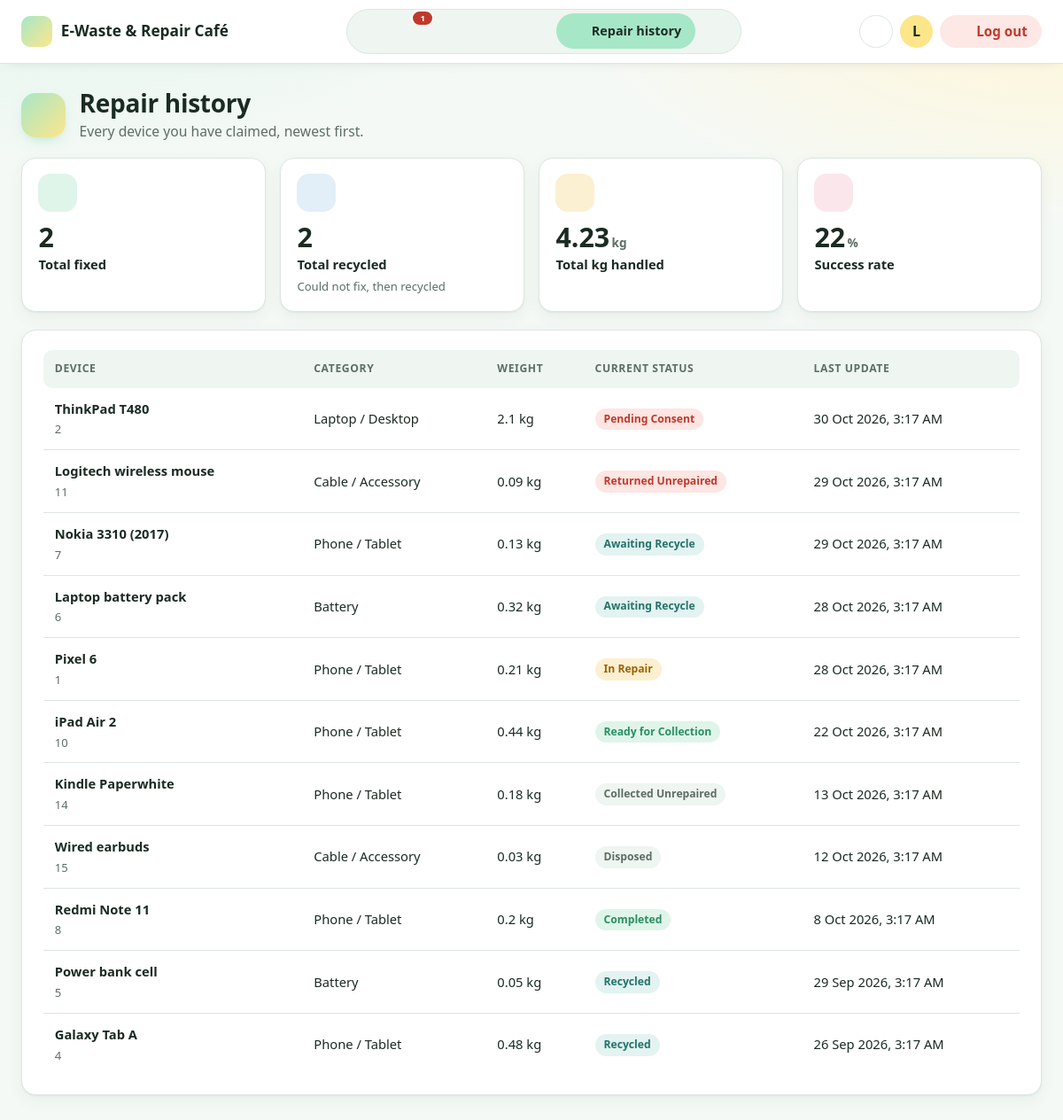
Page /volunteer/history.php (signed in) on the earlier database version.
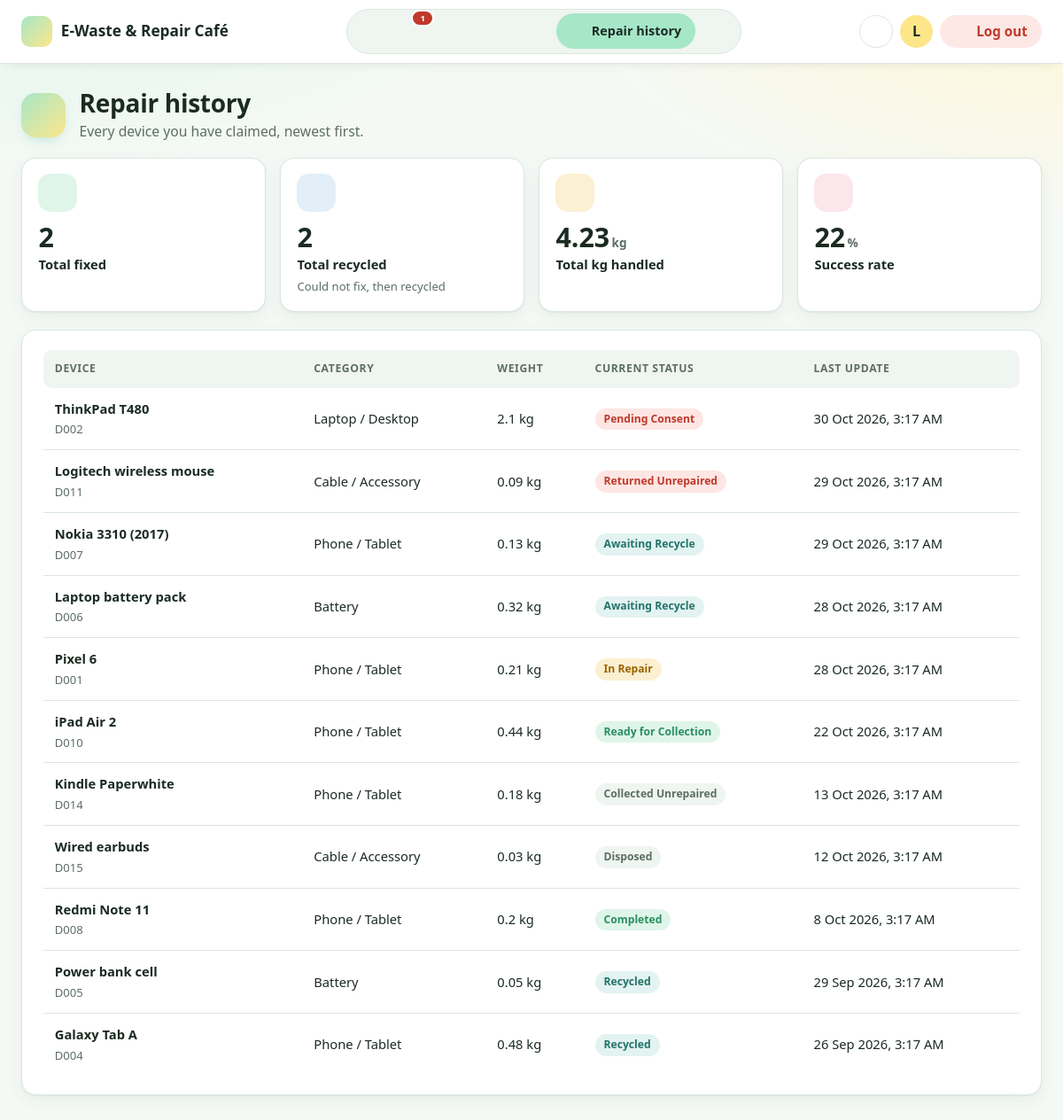
Same page on the later database version.
### tables this page shows
CREATE TABLE devices (
  deviceID           VARCHAR(10)    NOT NULL,
  submitted_by       VARCHAR(10)  NOT NULL,
  categoryID         VARCHAR(10)    NOT NULL,
  claimed_by         VARCHAR(10)  NULL,
  processed_by       VARCHAR(10)  NULL,
  device_name        VARCHAR(100) NOT NULL,
  fault_description  VARCHAR(255) NOT NULL,
  photo_path         VARCHAR(255) NOT NULL,
  weight_kg          DECIMAL(6,2) NULL,
  status             ENUM('Submitted','Cancelled','Dropped Off','Claimed','In Repair','Ready for Collection','Completed','Pending Consent','Awaiting Recycle','Recycled','Returned Unrepaired','Collected Unrepaired','Disposed') NOT NULL DEFAULT 'Submitted',
  disposal_method    ENUM('Certified e-waste recycler','Battery take-back programme','Metal recovery','Harvest parts for repair stock') NULL,
  terms_accepted     TINYINT(1)   NOT NULL,
  recycle_consent    TINYINT(1)   NULL,
  submitted_at       DATETIME     NOT NULL DEFAULT CURRENT_TIMESTAMP,
  status_changed_at  DATETIME     NOT NULL DEFAULT CURRENT_TIMESTAMP,
  PRIMARY KEY (deviceID),
  CONSTRAINT fk_dev_user      FOREIGN KEY (submitted_by) REFERENCES users(tp_number),
  CONSTRAINT fk_dev_category  FOREIGN KEY (categoryID)   REFERENCES categories(categoryID),
  CONSTRAINT fk_dev_volunteer FOREIGN KEY (claimed_by)   REFERENCES volunteers(tp_number),
  CONSTRAINT fk_dev_officer   FOREIGN KEY (processed_by) REFERENCES officers(tp_number),
  CONSTRAINT chk_dev_weight   CHECK (weight_kg IS NULL OR (weight_kg > 0 AND weight_kg <= 50)),
  CONSTRAINT chk_dev_terms    CHECK (terms_accepted = 1)
);

CREATE TABLE categories (
  categoryID     VARCHAR(10)    NOT NULL,
  category_name  VARCHAR(50)  NOT NULL,
  multiplier     DECIMAL(7,2) NOT NULL,
  max_points     INT(11)      NOT NULL,
  is_active      TINYINT(1)   NOT NULL DEFAULT 1,
  PRIMARY KEY (categoryID),
  UNIQUE KEY uk_category_name (category_name),
  CONSTRAINT chk_cat_multiplier CHECK (multiplier > 0),
  CONSTRAINT chk_cat_max        CHECK (max_points > 0)
);

### includes/functions.php (called while the page is built, shortened)
<?php
require_once __DIR__ . '/icons.php';
function e($value)
{
    return htmlspecialchars((string) $value, ENT_QUOTES, 'UTF-8');
}
function nice_date($datetime, $withTime = false)
{
    return date($withTime ? 'j M Y, g:i A' : 'j M Y', strtotime($datetime));
}
function db_all($conn, $sql, $types = '', $params = [])
{
    $stmt = $conn->prepare($sql);
    if ($types !== '') $stmt->bind_param($types, ...$params);
    $stmt->execute();
    $result = $stmt->get_result();
    return $result->fetch_all(MYSQLI_ASSOC);
}
function db_one($conn, $sql, $types = '', $params = [])
{
    $rows = db_all($conn, $sql, $types, $params);
    return $rows[0] ?? null;
}
function db_value($conn, $sql, $types = '', $params = [])
{
    $row = db_one($conn, $sql, $types, $params);
    return $row ? array_values($row)[0] : null;
}
function status_class($status)
{
    return 'status-' . strtolower(str_replace(' ', '-', $status));
}

### includes/volunteer_logic.php (called while the page is built, shortened)
<?php
function vol_kg($value)
{
    return rtrim(rtrim(number_format((float) $value, 2, '.', ''), '0'), '.') . ' kg';
}
function vol_nav_counts($conn, $me)
{
    $days = (int) DEADLINE_DAYS;
    return [
        'queue' => (int) db_value($conn,
            "SELECT COUNT(*) FROM devices WHERE status = 'Dropped Off' AND claimed_by IS NULL AND submitted_by <> ?
                AND DATEDIFF(NOW(), status_changed_at) <= $days", 's', [$me]),
        'jobs'  => (int) db_value($conn,
            "SELECT COUNT(*) FROM devices WHERE claimed_by = ? AND status IN ('Claimed', 'In Repair', 'Return Requested')", 's', [$me]),
    ];
}

### volunteer/history.php (the view, shortened to what the changed rows need)
<?php
require '../config/db.php';
require '../includes/functions.php';
require_once '../includes/volunteer_logic.php';
$me = $_SESSION['tp_number'];
$rows  = db_all($conn,
    "SELECT d.deviceID, d.device_name, d.weight_kg, d.status, d.status_changed_at, c.category_name
       FROM devices d JOIN categories c ON c.categoryID = d.categoryID
      WHERE d.claimed_by = ?
      ORDER BY d.status_changed_at DESC, d.deviceID DESC", 's', [$me]);
$active = 'history';
require '../includes/volunteer_top.php';
page_head('history', 'Repair history', 'Every device you have claimed, newest first.');
?>
<section class="card">
    <?php if (!$rows): ?>
        <?php empty_state('history', 'No history yet. Devices you claim will be listed here.') ?>
    <?php else: ?>
        <div class="table-wrap">
            <table>
                <thead><tr><th>Device</th><th>Category</th><th>Weight</th><th>Current status</th><th>Last update</th></tr></thead>
                <tbody>
                <?php foreach ($rows as $r): ?>
                    <tr>
                        <td><strong><?= e($r['device_name']) ?></strong><br><small class="muted"><?= e($r['deviceID']) ?></small></td>
                        <td><?= e($r['category_name']) ?></td>
                        <td><?= e(vol_kg($r['weight_kg'])) ?></td>
                        <td><span class="badge <?= e(status_class($r['status'])) ?>"><?= e($r['status']) ?></span></td>
                        <td><?= nice_date($r['status_changed_at'], true) ?></td>
                    </tr>
                <?php endforeach; ?>
                </tbody>
            </table>
        </div>
    <?php endif; ?>
</section>
<?php require '../includes/bottom.php'; ?>

### includes/volunteer_top.php (shortened to what the changed rows need)
<?php
$sections = [
    'home'      => ['Home', 'home', ['index.php' => ['Home', 'home']]],
    'jobs'      => ['My jobs', 'wrench', ['my_jobs.php' => ['My jobs', 'wrench']]],
    'queue'     => ['Repair queue', 'inbox', ['repair_queue.php' => ['Repair queue', 'inbox']]],
    'points'    => ['Rewards', 'gift', ['points.php' => ['Rewards', 'gift']]],
    'challenge' => ['Challenge & rank', 'flag', ['challenge.php' => ['Challenge & rank', 'flag']]],
    'history'   => ['Repair history', 'history', ['history.php' => ['Repair history', 'history']]],
    'report'    => ['Repair report', 'chart', ['report.php' => ['Repair report', 'chart']]],
];
$counts     = vol_nav_counts($conn, $_SESSION['tp_number']);
$nav_badges = ['queue' => $counts['queue'], 'jobs' => $counts['jobs']];
$unread = db_value($conn, "SELECT COUNT(*) FROM notifications WHERE tp_number = ? AND is_read = 0", 's', [$_SESSION['tp_number']]);
function page_head($icon_name, $title, $desc = '', $actions = '')
{
    echo '<div class="page-head"><span class="page-icon">' . icon($icon_name) . '</span><div class="page-title">';
    echo '<h1>' . e($title) . '</h1>';
    echo '</div>';
    echo '</div>';
}
?>
<!DOCTYPE html>
<html lang="en">
<head>
    <link rel="stylesheet" href="../assets/css/style.css">
</head>
<body class="app">
<header class="topbar">
    <a class="brand" href="index.php"><span class="brand-mark"><?= icon('recycle', 'icon-spin-hover') ?></span><span class="brand-text">E-Waste &amp; Repair Café <small>Volunteer</small></span></a>
    <nav class="pillnav" aria-label="Volunteer menu">
        <ul>
            <?php foreach ($sections as $nav_key => [$nav_label, $nav_ico, $nav_subs]): ?>
                <?php $is_on = $active === $nav_key; ?>
                <li>
                    <a href="<?= array_key_first($nav_subs) ?>" class="pill <?= $is_on ? 'active' : '' ?>" <?= $is_on ? 'aria-current="page"' : '' ?> title="<?= e($nav_label) ?>">
                        <?= icon($nav_ico) ?><span class="pill-label"><?= e($nav_label) ?></span>
                        <?php if (!empty($nav_badges[$nav_key])): ?><b class="nav-badge" aria-label="<?= (int) $nav_badges[$nav_key] ?> waiting"><?= (int) $nav_badges[$nav_key] ?></b><?php endif; ?>
                    </a>
                </li>
            <?php endforeach; ?>
        </ul>
    </nav>
</header>
<main class="content" id="main">

### includes/icons.php (shortened to what the changed rows need)
<?php
function icon($name, $class = '')
{
    $svg = $paths[$name] ?? $paths['box'];
    return '<svg class="icon ' . $class . '" viewBox="0 0 24 24" aria-hidden="true" focusable="false">' . $svg . '</svg>';
}

Differences in the rows shown:
removed devices: device_name "ThinkPad T480", deviceID "2", categoryID.category_name "Laptop / Desktop", weight_kg "2.1 kg", status "Pending Consent", status_changed_at "30 Oct 2026, 3:17 AM"
removed devices: device_name "Logitech wireless mouse", deviceID "11", categoryID.category_name "Cable / Accessory", weight_kg "0.09 kg", status "Returned Unrepaired", status_changed_at "29 Oct 2026, 3:17 AM"
removed devices: device_name "Nokia 3310 (2017)", deviceID "7", categoryID.category_name "Phone / Tablet", weight_kg "0.13 kg", status "Awaiting Recycle", status_changed_at "29 Oct 2026, 3:17 AM"
removed devices: device_name "Laptop battery pack", deviceID "6", categoryID.category_name "Battery", weight_kg "0.32 kg", status "Awaiting Recycle", status_changed_at "28 Oct 2026, 3:17 AM"
removed devices: device_name "Pixel 6", deviceID "1", categoryID.category_name "Phone / Tablet", weight_kg "0.21 kg", status "In Repair", status_changed_at "28 Oct 2026, 3:17 AM"
removed devices: device_name "iPad Air 2", deviceID "10", categoryID.category_name "Phone / Tablet", weight_kg "0.44 kg", status "Ready for Collection", status_changed_at "22 Oct 2026, 3:17 AM"
removed devices: device_name "Kindle Paperwhite", deviceID "14", categoryID.category_name "Phone / Tablet", weight_kg "0.18 kg", status "Collected Unrepaired", status_changed_at "13 Oct 2026, 3:17 AM"
removed devices: device_name "Wired earbuds", deviceID "15", categoryID.category_name "Cable / Accessory", weight_kg "0.03 kg", status "Disposed", status_changed_at "12 Oct 2026, 3:17 AM"
removed devices: device_name "Redmi Note 11", deviceID "8", categoryID.category_name "Phone / Tablet", weight_kg "0.2 kg", status "Completed", status_changed_at "8 Oct 2026, 3:17 AM"
removed devices: device_name "Power bank cell", deviceID "5", categoryID.category_name "Battery", weight_kg "0.05 kg", status "Recycled", status_changed_at "29 Sep 2026, 3:17 AM"
removed devices: device_name "Galaxy Tab A", deviceID "4", categoryID.category_name "Phone / Tablet", weight_kg "0.48 kg", status "Recycled", status_changed_at "26 Sep 2026, 3:17 AM"
added devices: device_name "ThinkPad T480", deviceID "D002", categoryID.category_name "Laptop / Desktop", weight_kg "2.1 kg", status "Pending Consent", status_changed_at "30 Oct 2026, 3:17 AM"
added devices: device_name "Logitech wireless mouse", deviceID "D011", categoryID.category_name "Cable / Accessory", weight_kg "0.09 kg", status "Returned Unrepaired", status_changed_at "29 Oct 2026, 3:17 AM"
added devices: device_name "Nokia 3310 (2017)", deviceID "D007", categoryID.category_name "Phone / Tablet", weight_kg "0.13 kg", status "Awaiting Recycle", status_changed_at "29 Oct 2026, 3:17 AM"
added devices: device_name "Laptop battery pack", deviceID "D006", categoryID.category_name "Battery", weight_kg "0.32 kg", status "Awaiting Recycle", status_changed_at "28 Oct 2026, 3:17 AM"
added devices: device_name "Pixel 6", deviceID "D001", categoryID.category_name "Phone / Tablet", weight_kg "0.21 kg", status "In Repair", status_changed_at "28 Oct 2026, 3:17 AM"
added devices: device_name "iPad Air 2", deviceID "D010", categoryID.category_name "Phone / Tablet", weight_kg "0.44 kg", status "Ready for Collection", status_changed_at "22 Oct 2026, 3:17 AM"
added devices: device_name "Kindle Paperwhite", deviceID "D014", categoryID.category_name "Phone / Tablet", weight_kg "0.18 kg", status "Collected Unrepaired", status_changed_at "13 Oct 2026, 3:17 AM"
added devices: device_name "Wired earbuds", deviceID "D015", categoryID.category_name "Cable / Accessory", weight_kg "0.03 kg", status "Disposed", status_changed_at "12 Oct 2026, 3:17 AM"
added devices: device_name "Redmi Note 11", deviceID "D008", categoryID.category_name "Phone / Tablet", weight_kg "0.2 kg", status "Completed", status_changed_at "8 Oct 2026, 3:17 AM"
added devices: device_name "Power bank cell", deviceID "D005", categoryID.category_name "Battery", weight_kg "0.05 kg", status "Recycled", status_changed_at "29 Sep 2026, 3:17 AM"
added devices: device_name "Galaxy Tab A", deviceID "D004", categoryID.category_name "Phone / Tablet", weight_kg "0.48 kg", status "Recycled", status_changed_at "26 Sep 2026, 3:17 AM"
